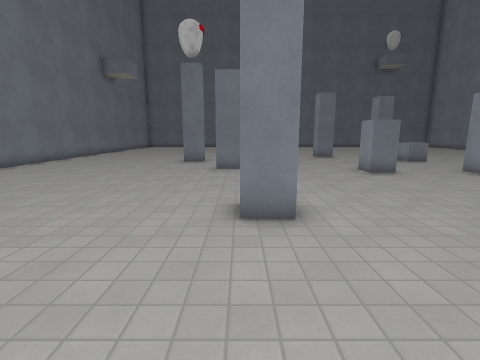
[1] (above)

19 first-person views from a walk through a 3-D level made in the Godot game engine. The camera is 1.5 m above the floor, tilts 10° down and sees 85° across. The floor is counted in squares, 1 m on a side. Each view is taken from the middle of a square. On the plan, view 1 faces up. The plan holds only what a view shows up to about 14 squares ahead; the rest is blank. Some surface patterns are stand-ins.

[2]
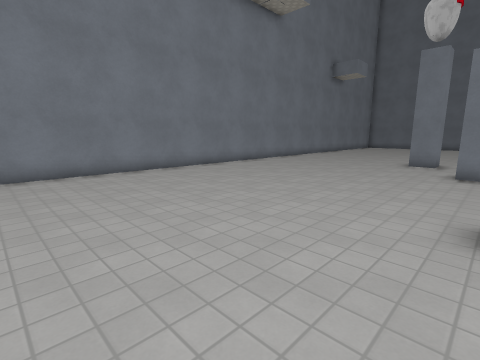

[3]
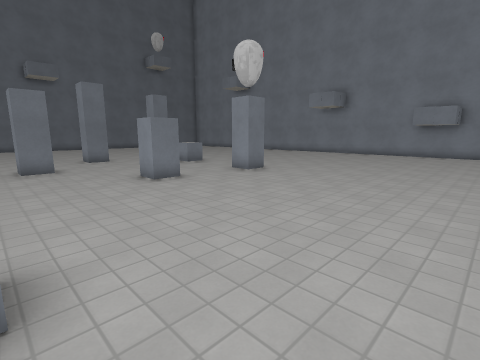

[4]
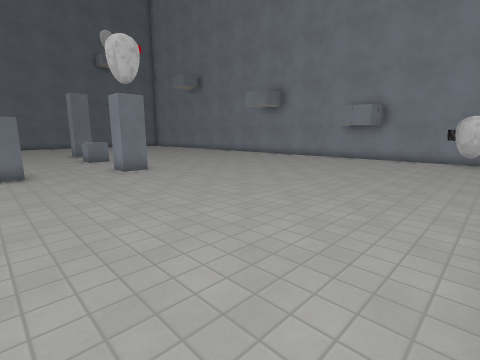

[5]
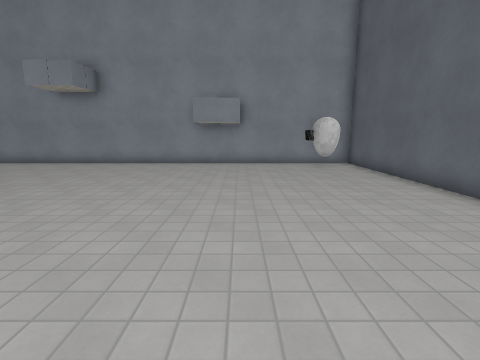

[6]
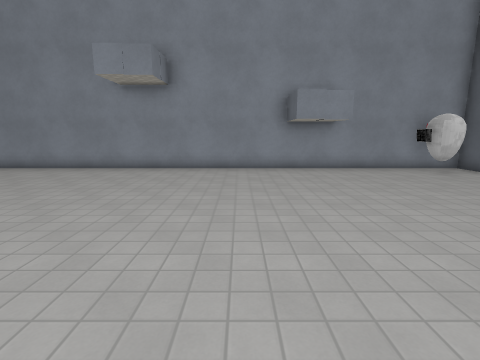

[7]
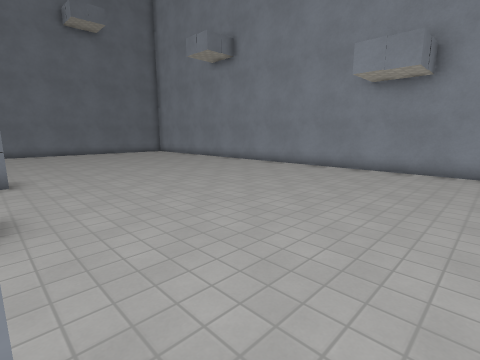

[8]
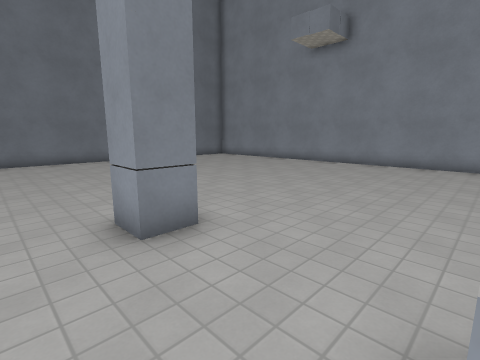

[9]
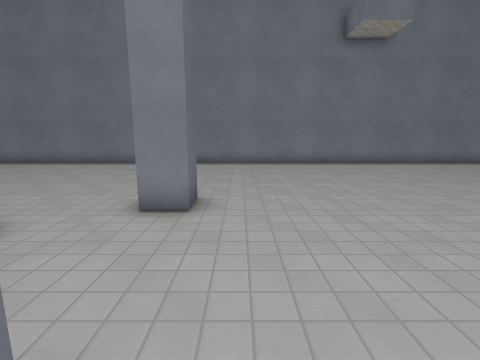

[10]
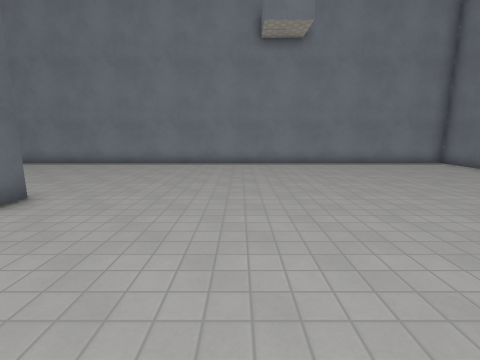

[11]
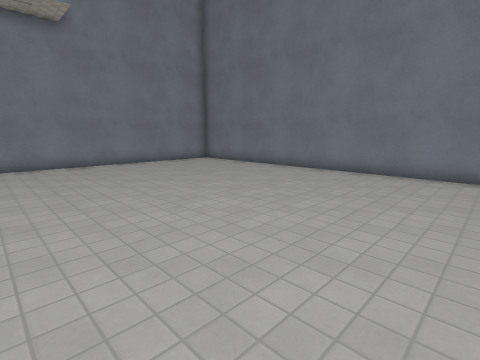

[12]
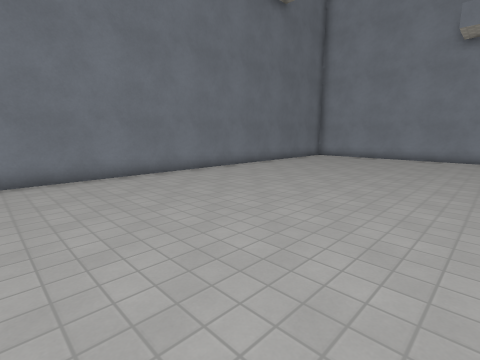

[13]
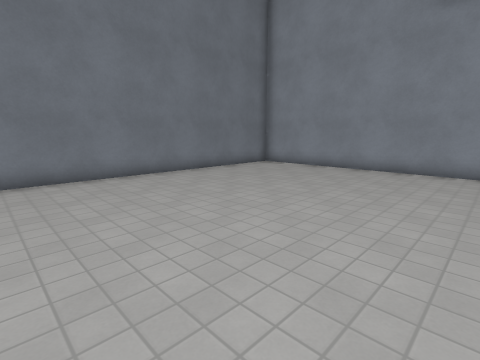

[14]
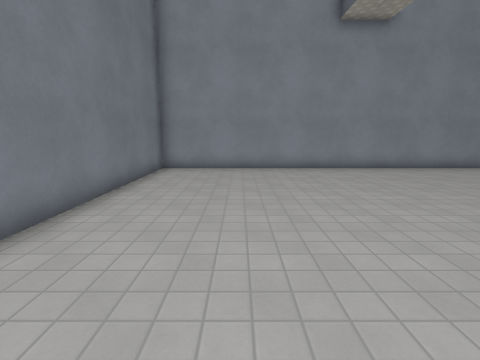

[15]
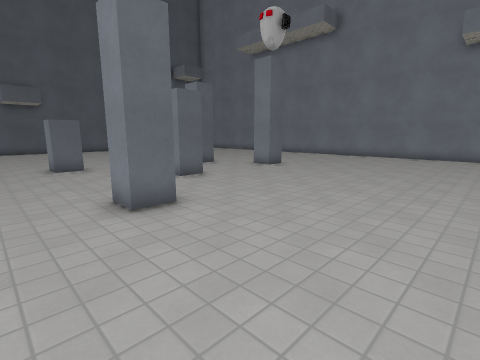

[16]
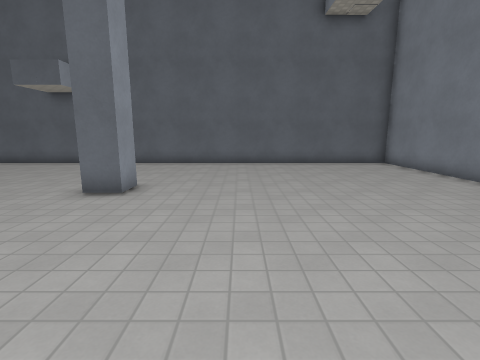

[17]
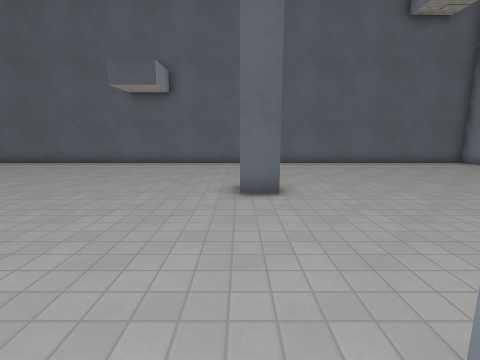

[18]
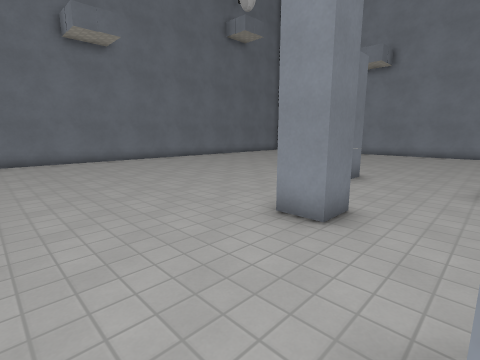

[19]
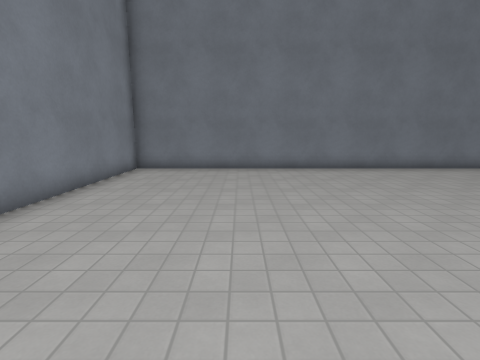

### Floor plan
Points are (right, up) in squares from view 1. A wall is a line through its corners. A room is listed if a view was taken in it or the views show most of it. See-through windows are left out.
Room 1 (views 1, 2, 3, 4, 5, 6, 7, 8, 9, 10, 11, 12, 13, 14, 15, 16, 17, 18, 19)
walls: (6, 17) (5, 17) (5, 18) (6, 18) (6, 17); (3.1, 14) (2, 14) (2, 15) (3, 15) (3, 14.6); (6, 11) (6, 10) (5, 10) (5, 11) (6, 11); (10.6, 18.5) (9.5, 18.5) (9.5, 19.5); (10, 9.5) (9, 9.5) (9, 10.5); (0, 11) (-1, 11); (-1, 12) (-0.2, 12); (-3, 15) (-2, 15) (-2, 14) (-3, 14); (1, 4.5) (0, 4.5) (0, 5.5) (1, 5.5); (21.5, 30.4) (-10.5, 30.4) (-10.5, -1.6) (21.5, -1.6) (21.5, 30.4)
low walls: (10.1, 14) (9, 14) (9, 15)
objects: other object (20, 0) to (21, 1)

Where each view was taken, in squares from view 1:
view 1: 0 up, 0 right, facing up
view 2: 0 up, 0 right, facing up-left
view 3: 2 up, 1 right, facing up-right
view 4: 1 down, 5 right, facing up-right
view 5: 4 up, 8 right, facing right
view 6: 8 up, 10 right, facing right
view 7: 9 up, 10 right, facing up-right
view 8: 15 up, 8 right, facing up-right
view 9: 16 up, 3 right, facing left
view 10: 20 up, 3 right, facing left
view 11: 20 up, 3 right, facing up-left
view 12: 21 up, 4 right, facing up-right
view 13: 21 up, 10 right, facing up-right
view 14: 27 up, 10 right, facing right
view 15: 23 up, 8 right, facing down-left
view 16: 12 up, 3 left, facing down
view 17: 12 up, 1 right, facing down
view 18: 15 up, 1 right, facing up-right
view 19: 19 up, 6 left, facing up
